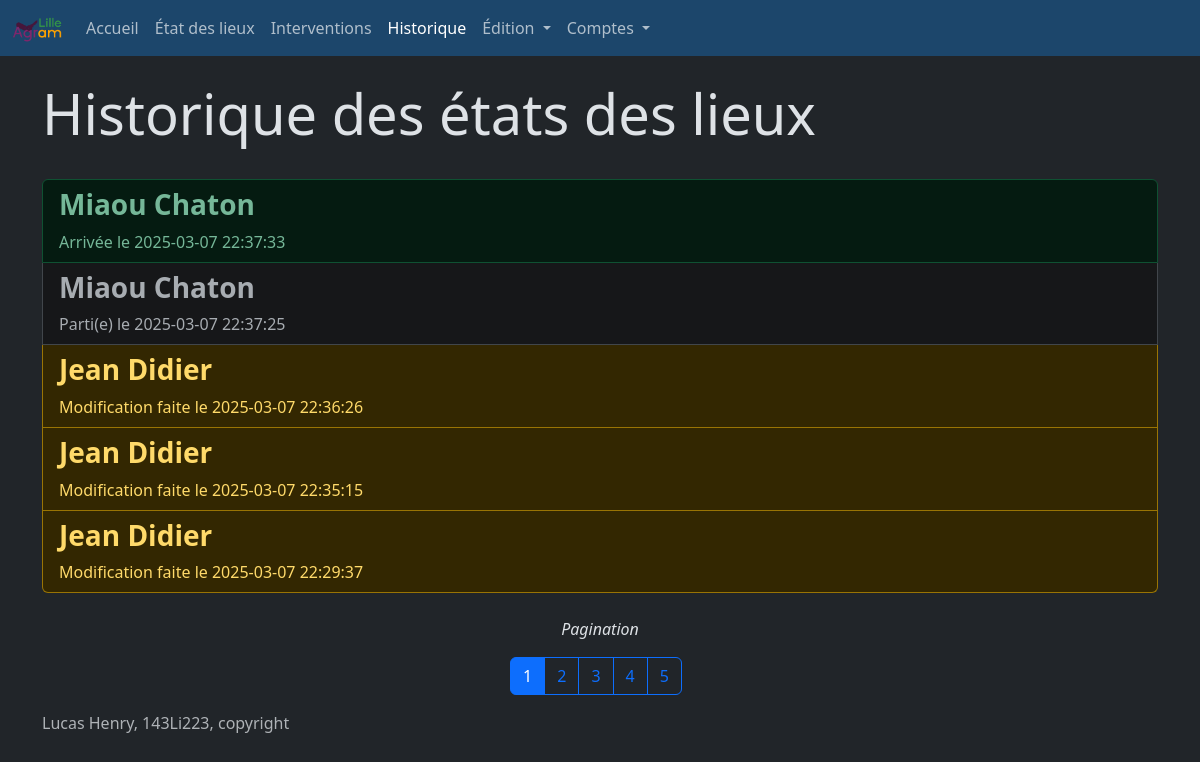
Page /historique (signed in) on the earlier database version.
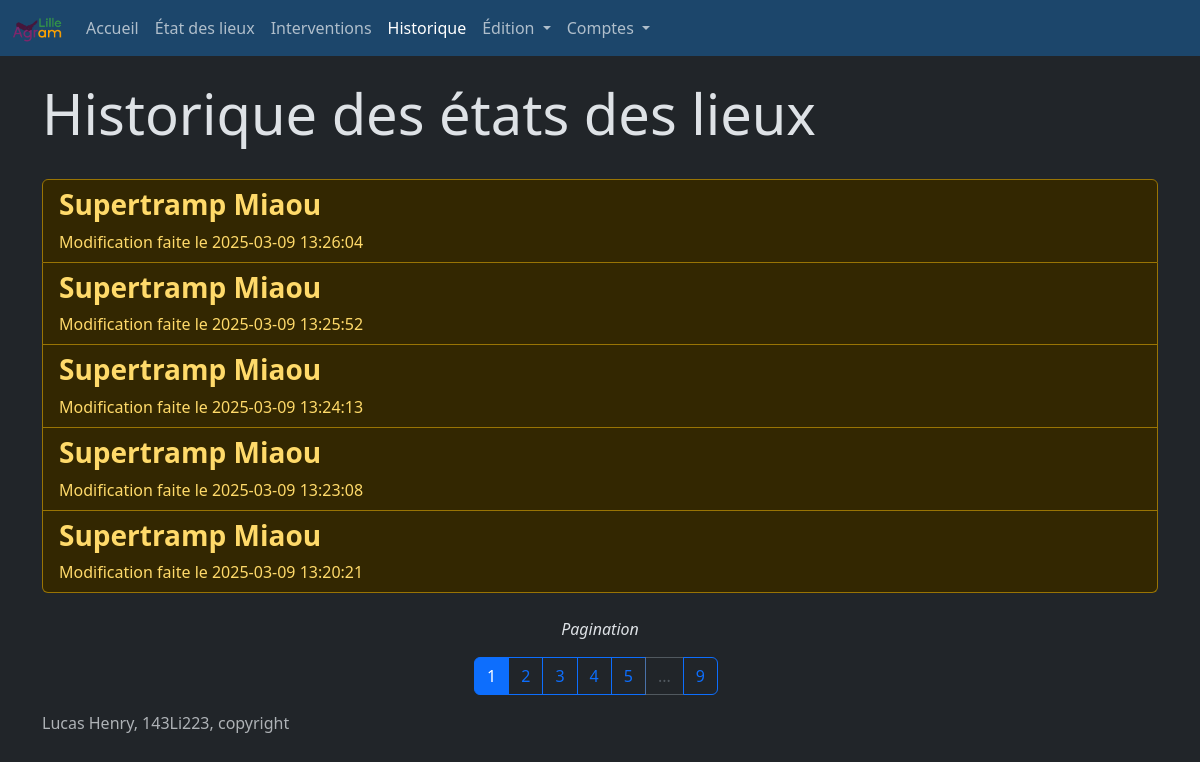
Same page on the later database version.
### website/models.py (models this page shows)
class EDL(db.Model):
    __tablename__ = "edl"
    id = db.Column(db.Integer, primary_key=True)
    supprime = db.Column(db.Boolean)
    id_logement = db.Column(db.Integer, db.ForeignKey('logement.id'))
    effectue_par = db.Column(db.Integer, db.ForeignKey('user.id'))
    occupation = db.Column(db.Boolean)
    date = db.Column(db.String(100))
    nom = db.Column(db.String(100))
    prenom = db.Column(db.String(100))
    mail = db.Column(db.String(200))
    signature = db.Column(db.Text)

### website/blueprints/views.py (the view)
@views.route('historique', methods = ['GET', 'POST'])
@login_required
def historique():
    i_page_pagination = request.args.get('pagination')
    if i_page_pagination is None:
        i_page_pagination = 0
    else:
        i_page_pagination = int(i_page_pagination)
    ListeEDL, ListeBoutton = pagination(sortEDLbyDate(), i_page_pagination, current_user.max_item_par_page)
    return render_template('historique.html', active=activePage(2),  user=current_user, ListeEDL=ListeEDL, convertDateFormat=convertDateFormat, ListeBoutton=ListeBoutton)

### website/__init__.py (called while the page is built)
def create_app():
    app = Flask(__name__)
    secrey_key = uuid.uuid4().hex
    app.config['SECRET_KEY'] = "meow" #secrey_key
    app.config['SQLALCHEMY_DATABASE_URI'] = f'sqlite:///{DB_NAME}'
    db.init_app(app)
    from .blueprints.views import views
    from .blueprints.auth import auth
    from .blueprints.edition import edition
    from .blueprints.edl import edl
    app.register_blueprint(views, url_prefix = '/')
    app.register_blueprint(auth, url_prefix = '/')
    app.register_blueprint(edition, url_prefix = '/')
    app.register_blueprint(edl, url_prefix = '/')
    from .models import User
    with app.app_context():
        db.create_all()
    login_manager = LoginManager()
    login_manager.login_view = 'auth.login'
    login_manager.init_app(app)
    @login_manager.user_loader
    def load_user(id):
        return User.query.get(int(id))
    return app

### website/functions.py (called while the page is built)
def sortEDLbyDate():
    Histo = db.session.query(Historique).order_by(Historique.date).all()
    ListEDL = []
    for edl in Histo:
        edl_select = db.session.query(EDL).filter(EDL.id == edl.id_edl).first()
        ListEDL.append([edl_select, edl.action, datetime.fromtimestamp(int(edl.date))])
    ListEDL.reverse()
    return ListEDL

def activePage(id: int) -> ...:
    len = 14
    active = len * ['']
    active[id] = 'active'
    return active

### website/templates/views/historique.html
{% extends "base.html" %} {%block title %}Page d'accueil{% endblock %}
{% block content %}
<br>
<h1 class="display-4">Historique des états des lieux</h1>
<br>
<form action="/modification_etat_des_lieux" method="post">
    <div class="list-group">
        {% for edl in ListeEDL %}
            {% if edl[1] == 0 %}
                <button class="list-group-item list-group-item-action list-group-item-danger" type="submit" name="id_edl" value="{{edl[0].id}}">
                    <h3><b>{{edl[0].prenom + " " + edl[0].nom}}</b></h3>
                    Suppression faite le {{edl[2]}}
                </button>
            {% elif edl[1] == 1 %}
                <button class="list-group-item list-group-item-action list-group-item-warning" type="submit" name="id_edl" value="{{edl[0].id}}">
                    <h3><b>{{edl[0].prenom + " " + edl[0].nom}}</b></h3>
                    Modification faite le {{edl[2]}}
                </button>
            {% elif edl[1] == 2 %}
                <button class="list-group-item list-group-item-action list-group-item-success" type="submit" name="id_edl" value="{{edl[0].id}}">
                    <h3><b>{{edl[0].prenom + " " + edl[0].nom}}</b></h3>
                    Arrivée le {{edl[2]}}
                </button>
            {% elif edl[1] == 3 %}
                <button class="list-group-item list-group-item-action list-group-item-secondary" type="submit" name="id_edl" value="{{edl[0].id}}">
                    <h3><b>{{edl[0].prenom + " " + edl[0].nom}}</b></h3>
                    Parti(e) le {{edl[2]}}
                </button>
            {% endif %}
        {% endfor %}
    </div>
</form>
{% include "pagination.html" %}
{% endblock %}

### website/templates/base.html (shortened to what this page needs)
<!DOCTYPE html>
<html lang="fr" data-bs-theme="{{user.mode}}">
    <head>
        <link href="https://cdn.jsdelivr.net/npm/bootstrap@5.3.3/dist/css/bootstrap.min.css" rel="stylesheet">
        <link href="{{ url_for('static', filename='css/sign.css')}}" rel="stylesheet">
    </head>
    <body>
        {% if user.is_authenticated %}
        <nav class="navbar navbar-expand-lg fixed-top" style="background-color: {{user.accent_color}}">
        {% else %}
        <nav class="navbar navbar-expand-lg fixed-top" style="background-color: #bdbde2">
        {% endif %}
            <div class="container-fluid">
                <a class="navbar-brand" href="#"><img style="max-height: 50px; max-width: 50px;" src="{{ url_for('static', filename='media/agraml.png') }}"></a>
                <div class="collapse navbar-collapse" id="navbarNavDropdown">
                    <ul class="navbar-nav">
                        <li class="nav-item">
                            <a class="nav-link {{active[0]}}" aria-current="page" href="/accueil">Accueil</a>
                        </li>
                        {% if user.is_authenticated %}
                        <li class="nav-item">
                            <a class="nav-link {{active[1]}}" href="/etat_des_lieux">État des lieux</a>
                        </li>
                        <li class="nav-item">
                            <a class="nav-link {{active[13]}}" href="/interventions">Interventions</a>
                        </li>
                        <li class="nav-item">
                            <a class="nav-link {{active[2]}}" href="/historique">Historique</a>
                        </li>
                        <li class="nav-item dropdown">
                            <a class="nav-link dropdown-toggle {{active[3]+active[4]+active[5]+active[6]+active[7]}}" href="#" role="button" data-bs-toggle="dropdown" aria-expanded="false">
                                Édition
                            </a>
                        </li>
                        <li class="nav-item dropdown">
                            <a class="nav-link dropdown-toggle {{active[8]+active[9]+active[10]}}" href="#" role="button" data-bs-toggle="dropdown" aria-expanded="false">
                                Comptes
                            </a>
                        </li>
                        {% endif %}
                    </ul>
                </div>
            </div>
        </nav>
        <div class="container">
          {%block content %}
          {% endblock %}
        </div>
        <footer class="footer mt-auto py-3">
            <div class="container">
              <span class="text-muted">Lucas Henry, 143Li223, copyright</span>
            </div>
        </footer>
    </body>
</html>

### website/templates/pagination.html (shortened to what this page needs)
<br>
{% if ListeBoutton %}
    <form method="get">
        <div class="container text-center">
            <p><em>Pagination</p></em>
            <div class="btn-group me-2" role="group" aria-label="First group">
                {% for Bouton in ListeBoutton %}
                    {% if Bouton.active %}
                        <button type="submit" name="pagination" value="{{Bouton.id_page}}" class="btn btn-primary">{{Bouton.identifiant}}</button>
                    {% elif Bouton.identifiant == '...' %}
                        <button class="btn btn-outline-secondary" disabled>{{Bouton.identifiant}}</button>
                    {% else %}
                        <button type="submit" name="pagination" value="{{Bouton.id_page}}" class="btn btn-outline-primary">{{Bouton.identifiant}}</button>
                    {% endif %}
                {% endfor %}
            </div>
        </div>
    </form>
{% endif %}

### website/templates/base.html (style rules this page uses)
body { padding-top: 56px; }

Differences in the rows shown:
no longer on this page (row unchanged): EDL: {{ edl[0].id }} 19 (drawn), prenom+nom "Miaou Chaton", edl "2025-03-07 22:37:33"
no longer on this page (row unchanged): EDL: {{ edl[0].id }} 18 (drawn), prenom+nom "Miaou Chaton", edl "2025-03-07 22:37:25"
no longer on this page (row unchanged): EDL: {{ edl[0].id }} 14 (drawn), prenom+nom "Jean Didier", edl "2025-03-07 22:36:26", edl "2025-03-07 22:35:15", edl "2025-03-07 22:29:37"
added EDL: {{ edl[0].id }} 22 (drawn), prenom+nom "Supertramp Miaou", edl "2025-03-09 13:26:04", edl "2025-03-09 13:25:52", edl "2025-03-09 13:24:13", edl "2025-03-09 13:23:08", edl "2025-03-09 13:20:21"
Other differences:
new list line: "9"
